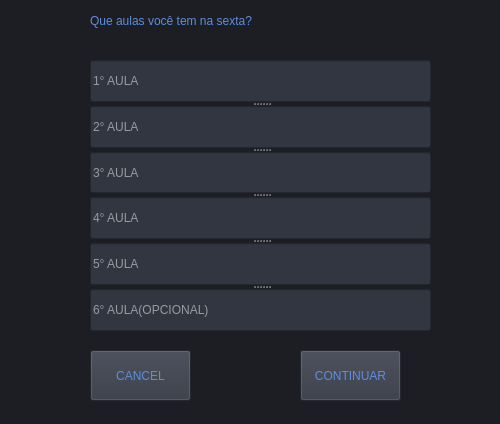
<?xml version="1.0" encoding="UTF-8"?>
<ui version="4.0">
 <class>dialog</class>
 <widget class="QDialog" name="dialog">
  <property name="geometry">
   <rect>
    <x>0</x>
    <y>0</y>
    <width>500</width>
    <height>424</height>
   </rect>
  </property>
  <property name="windowTitle">
   <string>CONFIGURAÇÃO DAS AULAS</string>
  </property>
  <property name="styleSheet">
   <string notr="true">background-color: rgb(28, 30, 35);
color: rgb(255, 255, 255);</string>
  </property>
  <widget class="QDialogButtonBox" name="buttonBox">
   <property name="geometry">
    <rect>
     <x>10</x>
     <y>600</y>
     <width>461</width>
     <height>32</height>
    </rect>
   </property>
   <property name="orientation">
    <enum>Qt::Horizontal</enum>
   </property>
   <property name="standardButtons">
    <set>QDialogButtonBox::Cancel|QDialogButtonBox::Ok</set>
   </property>
  </widget>
  <widget class="QPushButton" name="Button_cancelar">
   <property name="geometry">
    <rect>
     <x>90</x>
     <y>350</y>
     <width>101</width>
     <height>51</height>
    </rect>
   </property>
   <property name="styleSheet">
    <string notr="true">background-color: rgb(49,54,65);
font: 87 10pt &quot;Arial Black&quot;;
color: rgb(94,141,222);</string>
   </property>
   <property name="text">
    <string>CANCEL</string>
   </property>
  </widget>
  <widget class="QLabel" name="label">
   <property name="geometry">
    <rect>
     <x>90</x>
     <y>10</y>
     <width>311</width>
     <height>21</height>
    </rect>
   </property>
   <property name="styleSheet">
    <string notr="true">background-color: rgb(28, 30, 35);
font: 87 13pt &quot;Arial Black&quot;;
color: rgb(94,141,222);</string>
   </property>
   <property name="text">
    <string>Que aulas você tem na sexta?</string>
   </property>
  </widget>
  <widget class="QSplitter" name="splitter">
   <property name="geometry">
    <rect>
     <x>90</x>
     <y>60</y>
     <width>341</width>
     <height>271</height>
    </rect>
   </property>
   <property name="orientation">
    <enum>Qt::Vertical</enum>
   </property>
   <widget class="QLineEdit" name="lineEdit_1aula">
    <property name="styleSheet">
     <string notr="true">background-color: rgb(49,54,65);
font: 87 10pt &quot;Arial Black&quot;;</string>
    </property>
    <property name="text">
     <string/>
    </property>
    <property name="placeholderText">
     <string>1° AULA</string>
    </property>
   </widget>
   <widget class="QLineEdit" name="lineEdit_2aula">
    <property name="styleSheet">
     <string notr="true">background-color: rgb(49,54,65);
font: 87 10pt &quot;Arial Black&quot;;</string>
    </property>
    <property name="placeholderText">
     <string>2° AULA</string>
    </property>
   </widget>
   <widget class="QLineEdit" name="lineEdit_3aula">
    <property name="styleSheet">
     <string notr="true">background-color: rgb(49,54,65);
font: 87 10pt &quot;Arial Black&quot;;</string>
    </property>
    <property name="placeholderText">
     <string>3° AULA</string>
    </property>
   </widget>
   <widget class="QLineEdit" name="lineEdit_4aula">
    <property name="styleSheet">
     <string notr="true">background-color: rgb(49,54,65);
font: 87 10pt &quot;Arial Black&quot;;</string>
    </property>
    <property name="placeholderText">
     <string>4° AULA</string>
    </property>
   </widget>
   <widget class="QLineEdit" name="lineEdit_5aula">
    <property name="styleSheet">
     <string notr="true">background-color: rgb(49,54,65);
font: 87 10pt &quot;Arial Black&quot;;</string>
    </property>
    <property name="placeholderText">
     <string>5° AULA</string>
    </property>
   </widget>
   <widget class="QLineEdit" name="lineEdit_6aula">
    <property name="styleSheet">
     <string notr="true">background-color: rgb(49,54,65);
font: 87 10pt &quot;Arial Black&quot;;</string>
    </property>
    <property name="placeholderText">
     <string>6° AULA(OPCIONAL)</string>
    </property>
   </widget>
  </widget>
  <widget class="QPushButton" name="Button_continuar">
   <property name="geometry">
    <rect>
     <x>300</x>
     <y>350</y>
     <width>101</width>
     <height>51</height>
    </rect>
   </property>
   <property name="styleSheet">
    <string notr="true">background-color: rgb(49,54,65);
font: 87 10pt &quot;Arial Black&quot;;
color: rgb(94,141,222);</string>
   </property>
   <property name="text">
    <string>CONTINUAR</string>
   </property>
  </widget>
 </widget>
 <resources/>
 <connections>
  <connection>
   <sender>buttonBox</sender>
   <signal>accepted()</signal>
   <receiver>dialog</receiver>
   <slot>accept()</slot>
   <hints>
    <hint type="sourcelabel">
     <x>248</x>
     <y>254</y>
    </hint>
    <hint type="destinationlabel">
     <x>157</x>
     <y>274</y>
    </hint>
   </hints>
  </connection>
  <connection>
   <sender>buttonBox</sender>
   <signal>rejected()</signal>
   <receiver>dialog</receiver>
   <slot>reject()</slot>
   <hints>
    <hint type="sourcelabel">
     <x>316</x>
     <y>260</y>
    </hint>
    <hint type="destinationlabel">
     <x>286</x>
     <y>274</y>
    </hint>
   </hints>
  </connection>
 </connections>
</ui>
